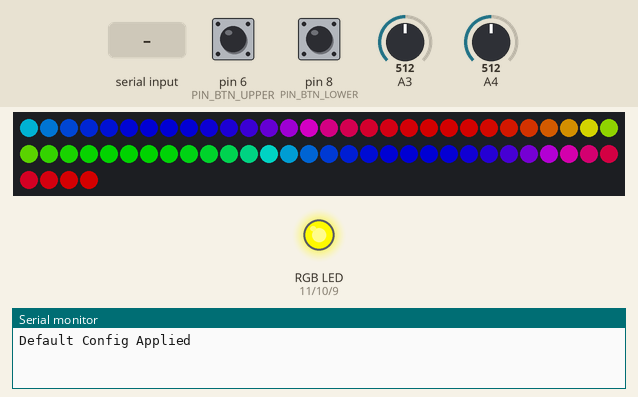
A sketch run on a simulated Arduino Uno, built with avr-gcc and run on an emulated ATmega328P. Parts: 64 RGB LEDs in strip order, left to right, continuing on the next row, an RGB LED mixed from three pins (HIGH = lit), the last lines printed to the serial monitor. Inputs (shaded band) come from the test bench; at power-on: A3 = 512, pin 6 (PIN_BTN_UPPER) HIGH, pin 8 (PIN_BTN_LOWER) HIGH, A4 = 512. Dim RGB values are drawn brighter than linear; EEPROM starts erased.

Above: at 1.7 s.
1.8 s: A3 set to 759
At 2.8 s:
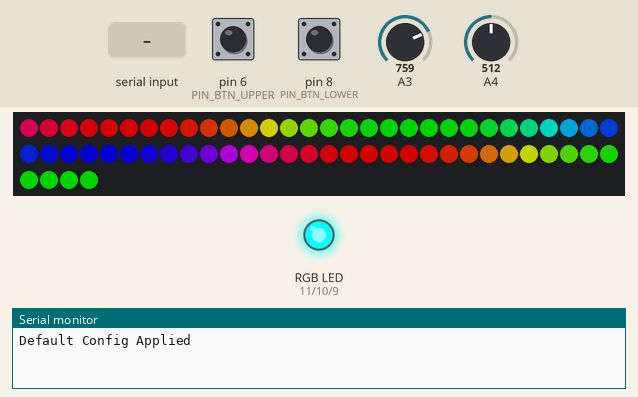
3.5 s: A3 set to 779
At 3.65 s:
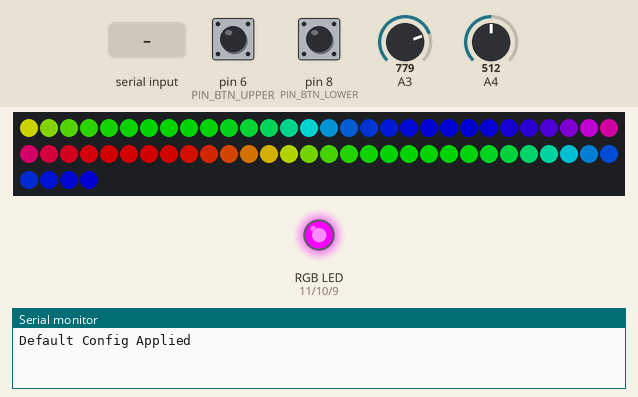
5.4 s: "1" received over Serial
At 6.2 s:
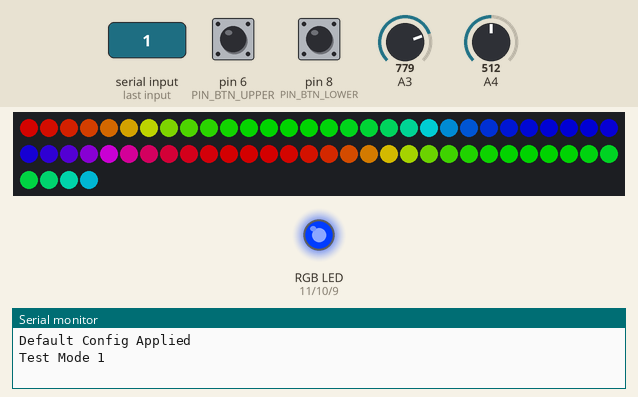
7.2 s: pin 6 (PIN_BTN_UPPER) pulled LOW for 0.15 s
7.9 s: pin 8 (PIN_BTN_LOWER) pulled LOW for 0.15 s
8.6 s: "2" received over Serial
At 9.3 s:
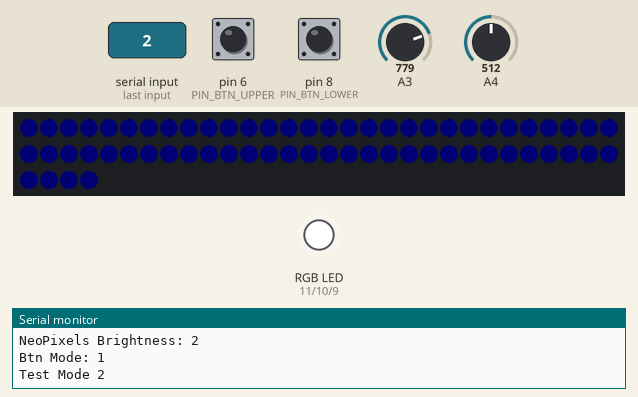
Timing chart, 0 to 12.1 s (numbered marks = the images above; inputs shaded):
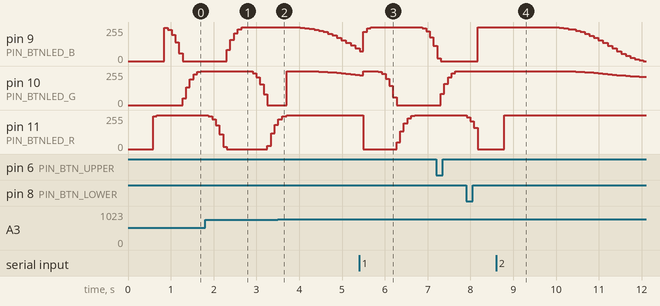

Measured:
- the behaviour switches between 767 and 768 on A3 (found by bisection; images 1 and 2)
- after the input at 3.5 s, pin 11 (PIN_BTNLED_R): goes on until 3.7 s, then stays 255/255
- after the input at 5.4 s, the LEDs: first differ from a run without the input after 0.10 s (image 3 shows a later state)
- after the input at 8.6 s, pin 9 (PIN_BTNLED_B): moves from 255/255 to 0/255 over 2.3 s, starting after 1.1 s; pin 10 (PIN_BTNLED_G): moves from 255/255 to 213/255 over 2.0 s, starting after 1.4 s; pin 11 (PIN_BTNLED_R): 0/255 → 255/255 after 0.19 s; the LEDs: first differ from a run without the input after 0.19 s (image 4 shows a later state)

The sketch:

KrakenLedController.ino
```cpp
#include "klc_config.h"
#include "klc_defs.h"

#include <avr/wdt.h>

#include <Adafruit_NeoPixel.h> // using https://github.com/adafruit/Adafruit_NeoPixel/commit/7fe11e4c404834b1e727a026498532458d38701f

Adafruit_NeoPixel strip = Adafruit_NeoPixel(NEOPIXEL_CNT, PIN_NEOPIX, NEO_GRB + NEO_KHZ800);

// indicates button has been pressed
bool btnupper_flag = false;
bool btnlower_flag = false;
bool btnboth_flag  = false;

uint32_t sync_time   = 0; // used to align start of fading with power-off event
uint32_t pwrled_time = 0; // the last time that the pwr LED has changed state

uint8_t  pwr_mode;                      // current computer power mode
uint8_t  edit_item     = EDITITEM_LAST; // the item being edited
bool     is_editing    = false;         // if we are in editing mode
uint32_t edit_act_time = 0;             // used to timeout editing mode

cfg_t        cfg;      // configuration for the whole device
cfg_chunk_t* edit_cfg; // the configuration being edited

uint8_t test_mode = 0; // used to override the power mode through serial port

void setup()
{
    Serial.begin(115200);

    // init buttons
    pinMode(PIN_BTN_UPPER, INPUT_PULLUP);
    pinMode(PIN_BTN_LOWER, INPUT_PULLUP);

    // init LEDs on power buttons
    btn_rgb32(0);

    // init NeoPixels
    strip.begin();

    settings_load();

    // tests();

    // this device might run for years on end, enable watchdog
    wdt_enable(WDTO_4S);
}

void loop()
{
    if (strip.canShow() == false) {
        // I know this is an unneccessary delay but I'm too lazy to do real button debouncing
        return;
    }

    wdt_reset(); // feed the watchdog

    uint32_t now = millis();

    handle_serial();

    // sample all inputs
    btn_task(now);
    pwrled_read();
    hddled_read();
    pwrcheck_task(now);

    // force a test mode if required
    if (test_mode != 0) {
        pwr_mode = test_mode - 1;
    }

    if (is_editing)
    {
        if (btnupper_flag)
        {
            btnupper_flag = false; // indicated this has been handled
            edit_act_time = now;   // prevent timeout
            // upper button changes the setting that is currently being edited
            switch(edit_item)
            {
                case EDITITEM_NEO_MODE:
                    edit_cfg->neo_mode += 1;
                    edit_cfg->neo_mode %= NEOMODE_LAST;
                    Serial.print(F("Neo_Mode: "));
                    Serial.print(edit_cfg->neo_mode, DEC);
                    Serial.println();
                    break;
                case EDITITEM_NEO_SPEED:
                    edit_cfg->neo_speed += 1;
                    edit_cfg->neo_speed %= NEOSPEED_LAST;
                    Serial.print(F("Neo_Speed: "));
                    Serial.print(edit_cfg->neo_speed, DEC);
                    Serial.println();
                    break;
                case EDITITEM_NEO_DIR:
                    edit_cfg->neo_dir += 1;
                    edit_cfg->neo_dir %= NEODIR_LAST;
                    Serial.print(F("Neo_Dir: "));
                    Serial.print(edit_cfg->neo_dir, DEC);
                    Serial.println();
                    break;
                case EDITITEM_NEO_SPAN:
                    edit_cfg->neo_span += 1;
                    edit_cfg->neo_span %= NEOSPAN_LAST;
                    Serial.print(F("Neo_Span: "));
                    Serial.print(edit_cfg->neo_span, DEC);
                    Serial.println();
                    break;
            }
        }
        if (btnlower_flag)
        {
            btnlower_flag = false; // indicated this has been handled
            edit_act_time = now;   // prevent timeout
            // lower button changes which setting is being edited
            edit_item += 1;
            Serial.print(F("Edit Mode Next Item: "));
            Serial.print(edit_item, DEC);
            Serial.println();
            if (edit_item >= EDITITEM_LAST) {
                is_editing = false;
                Serial.println(F("Exiting Edit Mode"));
            }
        }
        if (btnboth_flag)
        {
            btnboth_flag = false; // indicated this has been handled
            edit_act_time = now;  // prevent timeout
            edit_item = 0;
            Serial.println(F("Edit Mode Looping Again, Item 0"));
        }
        if ((now - edit_act_time) >= EDIT_MODE_TIMEOUT)
        {
            is_editing = false;
            Serial.println(F("Timeout Edit Mode"));
        }
    }

    if (is_editing == false)
    {
        cfg_chunk_t* c = get_current_cfg();

        // when we are in normal operating conditions, pressing the upper button changes the brightness of the neopixel strip
        if (btnupper_flag) {
            btnupper_flag = false;
            c->neo_brite += 1;
            c->neo_brite %= NEOBRITE_LAST;
            Serial.print(F("NeoPixels Brightness: "));
            Serial.print(c->neo_brite, DEC);
            Serial.println();
        }

        // when we are in normal operating conditions, pressing the upper button changes the button mode
        if (btnlower_flag) {
            btnlower_flag = false;
            c->btn_mode += 1;
            c->btn_mode %= BTNMODE_LAST;
            Serial.print(F("Btn Mode: "));
            Serial.print(c->btn_mode, DEC);
            Serial.println();
        }

        // if both buttons are pressed, enter editing mode
        if (btnboth_flag) {
            btnboth_flag = false;
            edit_cfg = get_current_cfg();
            edit_item = EDITITEM_START;
            is_editing = true;
            edit_act_time = now; // prevent timeout
            Serial.println(F("Entering Edit Mode, Item 0"));
        }
        show(now, c, true);

        settings_saveIfNeeded(now);
    }
    else // in editing mode
    {
        // show the LED strip but not the button
        show(now, edit_cfg, false);
        // indicate the currently edited item by blinking the button a certain colour
        uint32_t btn_hue = NEOPIXEL_HUE_RANGE / (EDITITEM_LAST + 1);
        btn_hue *= edit_item;
        uint32_t btn_colour = strip.ColorHSV(btn_hue, 255, 255);
        btn_rgb32(((now % 600) < 300) ? btn_colour : 0); // blink
    }
}

void handle_serial()
{
    while (Serial.available() > 0) {
        char c = Serial.read();
        switch (c)
        {
            // use serial port keystrokes to fake button presses
            // because the buttons are recessed, hard to press
            case 'q': btnupper_flag = true; Serial.println(F("BTN Ser U"));     break;
            case 'a': btnlower_flag = true; Serial.println(F("BTN Ser D"));     break;
            case 'z': btnboth_flag  = true; Serial.println(F("BTN Ser B"));     break;
            // use serial port keystrokes to pretend to be in a certain power mode
            // for easier programming while PC is off
            case '1': test_mode = 1;        Serial.println(F("Test Mode 1"));   break;
            case '2': test_mode = 2;        Serial.println(F("Test Mode 2"));   break;
            case '3': test_mode = 3;        Serial.println(F("Test Mode 3"));   break;
            case '0': test_mode = 0;        Serial.println(F("Test Mode Off")); break;
            // report the current settings
            case 'r':
                cfg_chunk_t* rep_cfg = is_editing ? edit_cfg : get_current_cfg();
                Serial.println(F("Settings:"));
                Serial.print(F("  mode: "));
                Serial.print(rep_cfg->neo_mode, DEC);
                Serial.print(F("  speed: "));
                Serial.print(rep_cfg->neo_speed, DEC);
                Serial.print(F("  dir: "));
                Serial.print(rep_cfg->neo_dir, DEC);
                Serial.print(F("  span: "));
                Serial.print(rep_cfg->neo_span, DEC);
                Serial.print(F("  brite: "));
                Serial.print(rep_cfg->neo_brite, DEC);
                Serial.print(F("  btn: "));
                Serial.print(rep_cfg->btn_mode, DEC);
                Serial.println();
        }
    }
}

cfg_chunk_t* get_current_cfg()
{
    if (pwr_mode == PWRMODE_ON) {
        return &(cfg.norm);
    }
    if (pwr_mode == PWRMODE_SLEEP) {
        return &(cfg.sleep);
    }
    if (pwr_mode == PWRMODE_OFF) {
        return &(cfg.off);
    }
    return NULL;
}

void show(uint32_t now, cfg_chunk_t* c, bool show_btn)
{
    uint32_t btn_hue;

    uint8_t base_brite = c->neo_dir != NEODIR_PULSE_BRITE ? 0 : (NEOPIXEL_MAX_BRITE / 4); // used for the fading with base brightness
    uint8_t max_brite  = NEOPIXEL_MAX_BRITE - base_brite;
    uint32_t top_brite = max_brite;

    uint8_t strip_brite = c->neo_mode == NEOMODE_WHITE ? (NEOPIXEL_MAX_BRITE / 4) : NEOPIXEL_MAX_BRITE;
    // white mode needs to be dimmed, the power draw is too much

    // set the overall brightness of the strip
    switch (c->neo_brite)
    {
        case NEOBRITE_100:
            break;
        case NEOBRITE_75:
            strip_brite /= 2;
            strip_brite += strip_brite / 2;
            break;
        case NEOBRITE_50:
            strip_brite /= 2;
            break;
        case NEOBRITE_25:
            strip_brite /= 4;
            break;
        case NEOBRITE_0:
        default:
            strip_brite = 0;
            break;
    }
    strip.setBrightness(strip_brite);

    // the speed setting is setting the period time of one cycle
    uint32_t t_modu;
    switch (c->neo_speed)
    {
        case NEOSPEED_1S : t_modu = 1000; break;
        case NEOSPEED_2S : t_modu = 2000; break;
        case NEOSPEED_3S : t_modu = 3000; break;
        case NEOSPEED_5S : t_modu = 5000; break;
        case NEOSPEED_6S : t_modu = 6000; break;
        case NEOSPEED_7S : t_modu = 7000; break;
        case NEOSPEED_8S : t_modu = 8000; break;
        case NEOSPEED_9S : t_modu = 9000; break;
        case NEOSPEED_10S: t_modu = 10000; break;
        case NEOSPEED_4S :
        default:
            t_modu = 4000;
    }

    uint32_t t = now % t_modu;

    uint32_t hue_start = 0;
    if (c->neo_mode >= NEOMODE_HUE_0 && c->neo_mode <= NEOMODE_HUE_345)
    {
        // fixed colour
        hue_start = NEOPIXEL_HUE_RANGE;
        hue_start *= (15 * (c->neo_mode - NEOMODE_HUE_0));
        hue_start /= 360;
    }
    else if (c->neo_mode == NEOMODE_RAINBOW)
    {
        // starting colour depending on what part of the cycle we are in
        hue_start = NEOPIXEL_HUE_RANGE;
        hue_start *= t;
        hue_start /= t_modu;
    }

    if (c->btn_mode == BTNMODE_RAINBOW)
    {
        // starting colour depending on what part of the cycle we are in
        btn_hue = NEOPIXEL_HUE_RANGE;
        btn_hue *= t;
        btn_hue /= t_modu;
    }

    if (c->neo_dir == NEODIR_PULSE || c->neo_dir == NEODIR_PULSE_BRITE)
    {
        // calc the phase from time
        double xi = t * M_PI * 2;
        xi /= t_modu;
        xi += M_PI;

        // cos waveform goes from 1 to -1 to 1, we want it to go from 0 to 1 to 0, so first shift it up and then invert it
        double b = cos(xi) + 1;
        double br = top_brite;
        br *= 1 - (b / 2);
        top_brite = (uint32_t)lround(br);
    }
    top_brite = (top_brite > NEOPIXEL_MAX_BRITE) ? NEOPIXEL_MAX_BRITE : top_brite; // impose limit

    int i;
    for (i = 0; i < NEOPIXEL_CNT; i++) // for all pixels
    {
        int j = i;
        if (c->neo_dir == NEODIR_RIGHT)
        {
            // flip everything if direction is flipped
            j = NEOPIXEL_CNT - 1 - i;
        }

        uint32_t hue = hue_start;
        if (c->neo_mode == NEOMODE_RAINBOW && c->neo_span != NEOSPAN_0 && (c->neo_dir == NEODIR_LEFT || c->neo_dir == NEODIR_RIGHT))
        {
            uint32_t hue_offset = NEOPIXEL_HUE_RANGE;
            hue_offset /= NEOPIXEL_CNT;

            // change the offset based on how many full rainbows need to fit within the strip
            if (c->neo_span == NEOSPAN_150) {
                hue_offset += hue_offset / 2;
            }
            else if (c->neo_span == NEOSPAN_200) {
                hue_offset += hue_offset;
            }
            else if (c->neo_span == NEOSPAN_250) {
                hue_offset *= 3;
                hue_offset /= 4;
            }
            else if (c->neo_span == NEOSPAN_300) {
                hue_offset *= 3;
            }
            else if (c->neo_span == NEOSPAN_50) {
                hue_offset /= 2;
            }
            else if (c->neo_span == NEOSPAN_25) {
                hue_offset /= 4;
            }
            hue_offset *= i;
            hue = hue_start + hue_offset;
        }
        hue %= NEOPIXEL_HUE_RANGE; // fit in range

        uint32_t brite = top_brite;
        if ((c->neo_dir == NEODIR_LEFT || c->neo_dir == NEODIR_RIGHT) && c->neo_mode != NEOMODE_RAINBOW)
        {
            // calculate phase of a particular pixel
            double xi = i * M_PI * 2;
            switch (c->neo_span)
            {
                case NEOSPAN_25:
                    xi /= 4;
                    break;
                case NEOSPAN_50:
                    xi /= 2;
                    break;
                case NEOSPAN_150:
                    xi *= 1.5;
                    break;
                case NEOSPAN_200:
                    xi *= 2;
                    break;
                case NEOSPAN_250:
                    xi *= 2.5;
                    break;
                case NEOSPAN_300:
                    xi *= 2.5;
                    break;
                case NEOSPAN_100:
                default:
                    break;
            }
            xi /= NEOPIXEL_CNT;
            double xoff = t * M_PI * 2;
            xoff /= t_modu;
            xi += xoff;

            // cos waveform goes from 1 to -1 to 1, we want it to go from 0 to 1 to 0, so first shift it up and then invert it
            double m = cos(xi) + 1;
            m /= 2;
            double br = top_brite;
            br *= (1.0 - m);
            brite = (uint32_t)lround(br);
        }
        brite += base_brite; // add the minimum
        brite = brite > NEOPIXEL_MAX_BRITE ? NEOPIXEL_MAX_BRITE : brite; // impose limit

        if (j == 5 && c->btn_mode == BTNMODE_RAINBOW && c->neo_mode == BTNMODE_RAINBOW)
        {
            // if button needs to be rainbow too, sync its colour with the pixel near the button
            btn_hue = hue;
        }

        uint32_t colour32 = strip.gamma32(strip.ColorHSV(hue, c->neo_mode == NEOMODE_WHITE ? 0 : 255, brite));
        strip.setPixelColor(j, colour32);
    }

    strip.show();

    if (show_btn == false) {
        return;
    }

    //t_modu = 4000;
    //t = now % t_modu;

    top_brite = 255;
    strip.setBrightness(NEOPIXEL_MAX_BRITE);
    if (pwr_mode != PWRMODE_ON)
    {
        double xi = t * M_PI * 2;
        xi /= t_modu;
        double b = cos(xi) + 1;
        double br = top_brite;
        br *= b / 2;
        top_brite = (uint32_t)lround(br);
    }
    top_brite = (top_brite > 255) ? 255 : top_brite;

    if (c->btn_mode == BTNMODE_RAINBOW)
    {
        // the hue was calculated earlier
        btn_rgb32(strip.gamma32(strip.ColorHSV(btn_hue, 255, NEOPIXEL_MAX_BRITE)));
    }
    else if (c->btn_mode == BTNMODE_WHITE)
    {
        btn_rgb32(strip.ColorHSV(0, 0, top_brite));
    }
    else if (c->btn_mode == BTNMODE_OFF)
    {
        if (pwr_mode != PWRMODE_ON) {
            btn_rgb32(0);
        }
        else {
            btn_rgb32(strip.ColorHSV(0, 0, top_brite));
        }
    }
    else if (c->btn_mode >= BTNMODE_HUE_0 && c->btn_mode <= BTNMODE_HUE_345)
    {
        btn_hue = NEOPIXEL_HUE_RANGE;
        btn_hue *= (15 * (c->btn_mode - BTNMODE_HUE_0));
        btn_hue /= 360;
        btn_rgb32(strip.gamma32(strip.ColorHSV(btn_hue, 255, top_brite)));
    }
}


void btnrgb_set(uint8_t pin, uint8_t x)
{
    static int16_t prev_values[] = { -1, -1, -1, };
    uint8_t prev_val_idx;

    switch (pin)
    {
        case PIN_BTNLED_R: prev_val_idx = 0; break;
        case PIN_BTNLED_G: prev_val_idx = 1; break;
        case PIN_BTNLED_B: prev_val_idx = 2; break;
    }

    int16_t prev_v = prev_values[prev_val_idx];

    if (x == 0)
    {
        if (prev_v != 0)
        {
            digitalWrite(pin, HIGH);
            pinMode(pin, INPUT_PULLUP);
        }
    }
    else
    {
        if (prev_v <= 0)
        {
            digitalWrite(pin, HIGH);
            pinMode(pin, OUTPUT);
        }
        if (x != prev_v)
        {
            analogWrite(pin, 255 - x); // LED is active low, common
        }
    }
    prev_values[prev_val_idx] = x;
}

void btn_rgb(uint8_t r, uint8_t g, uint8_t b)
{
    btnrgb_set(PIN_BTNLED_R, r);
    btnrgb_set(PIN_BTNLED_G, g);
    btnrgb_set(PIN_BTNLED_B, b);
}

void btn_rgb32(uint32_t colour)
{
    uint8_t r = (uint8_t)(colour >> 16);
    uint8_t g = (uint8_t)(colour >>  8);
    uint8_t b = (uint8_t) colour;
    btn_rgb(r, g, b);
}
```

Buttons.ino
```cpp
#include "klc_config.h"
#include "klc_defs.h"

void btn_task(uint32_t now)
{
    static bool prev_btn1_down = false;
    static bool prev_btn2_down = false;
    static bool need_both_release = false;
    static uint32_t ignore_time = 0;

    // this system will be powered on for months at a time, so implement a "infinit" time indicator
    if ((now - ignore_time) >= 0x0007FFFF) {
        ignore_time = 0;
    }

    if (BTNUPPER_IS_DOWN() && BTNLOWER_IS_DOWN() && (prev_btn1_down == false || prev_btn2_down == false))
    {
        btnboth_flag = true;
        prev_btn1_down = true;
        prev_btn2_down = true;
        ignore_time = now;
        need_both_release = true;
        return;
    }

    if (need_both_release)
    {
        if (BTNUPPER_IS_DOWN() == false && BTNLOWER_IS_DOWN() == false)
        {
            need_both_release = false;
            ignore_time = now;
            prev_btn1_down = false;
            prev_btn2_down = false;
        }
        return;
    }

    if (BTNUPPER_IS_DOWN())
    {
        prev_btn1_down = true;
    }
    else
    {
        if (prev_btn1_down != false && (ignore_time == 0 || (now - ignore_time) > 100))
        {
            btnupper_flag = true;
            ignore_time = now;
        }
        prev_btn1_down = false;
    }

    if (BTNLOWER_IS_DOWN())
    {
        prev_btn2_down = true;
    }
    else
    {
        if (prev_btn2_down != false && (ignore_time == 0 || (now - ignore_time) > 100))
        {
            btnlower_flag = true;
            ignore_time = now;
        }
        prev_btn2_down = false;
    }
}
```

Source omitted: BringupTests.ino (2696 bytes), MotherboardLeds.ino (2105 bytes), klc_defs.h (2761 bytes), Settings.ino (2216 bytes), klc_config.h (391 bytes)
